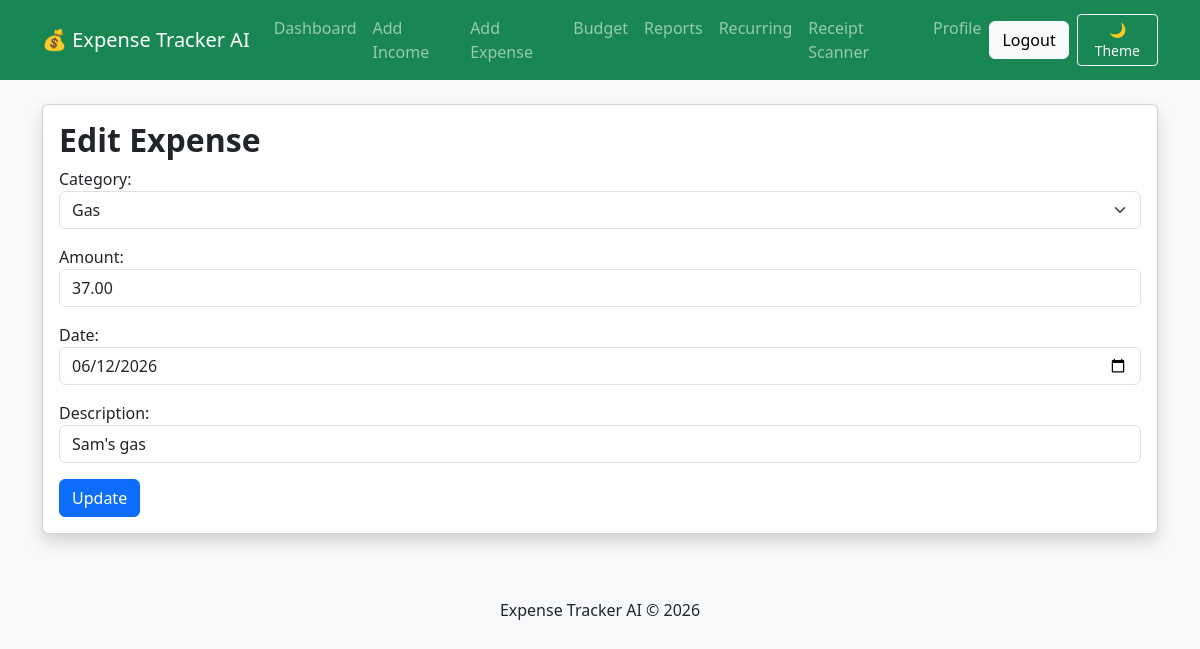
The page /expense/edit/2/ (signed in) on the database its author committed.
### tracker/models.py (models this page shows, shortened)
class Expense(models.Model):
    CATEGORY_CHOICES = [
        ('Food', 'Food'),
        ('Rent', 'Rent'),
        ('Gas', 'Gas'),
        ('Shopping', 'Shopping'),
        ('Bills', 'Bills'),
        ('Travel', 'Travel'),
        ('Healthcare', 'Healthcare'),
        ('Other', 'Other'),
    ]
    user = models.ForeignKey(
        User,
        on_delete=models.CASCADE
    )
    category = models.CharField(
        max_length=50,
        choices=CATEGORY_CHOICES
    )
    amount = models.DecimalField(
        max_digits=10,
        decimal_places=2
    )
    date = models.DateField()
    description = models.CharField(
        max_length=200
    )

### tracker/views.py (the view)
@login_required
def edit_expense(request, pk):
    expense = get_object_or_404(
        Expense,
        pk=pk,
        user=request.user,
    )
    if request.method == "POST":
        form = ExpenseForm(
            request.POST,
            instance=expense,
        )
        if form.is_valid():
            form.save()
            return redirect("dashboard")
    else:
        form = ExpenseForm(instance=expense)
    return render(
        request,
        "edit_expense.html",
        {
            "form": form,
        },
    )

### tracker/forms.py
class ExpenseForm(forms.ModelForm):
    class Meta:
        model = Expense
        fields = [
            'category',
            'amount',
            'date',
            'description'
        ]
        widgets = {
            'category': forms.Select(
                attrs={
                    'class': 'form-select'
                }
            ),
            'amount': forms.NumberInput(
                attrs={
                    'class': 'form-control',
                    'placeholder':
                    'Expense Amount'
                }
            ),
            'date': forms.DateInput(
                attrs={
                    'class': 'form-control',
                    'type': 'date'
                }
            ),
            'description': forms.TextInput(
                attrs={
                    'class': 'form-control',
                    'placeholder':
                    'Description'
                }
            )
        }

### templates/edit_expense.html (shortened to what this page needs)
{% extends 'base.html' %}
{% block content %}
<div class="card shadow">
    <div class="card-body">
        <h2>
            Edit Expense
        </h2>
        <form method="POST">
            {{ form.as_p }}
            <button
                class="btn btn-primary">
                Update
            </button>
        </form>
    </div>
</div>
{% endblock %}

### templates/base.html (style rules this page uses)
.card { transition: 0.3s; }
h2 { font-weight: 600; }

### rows shown on the page
Expense: category "Gas", amount "37.00", date "06/12/2026", description "Sam's gas"
